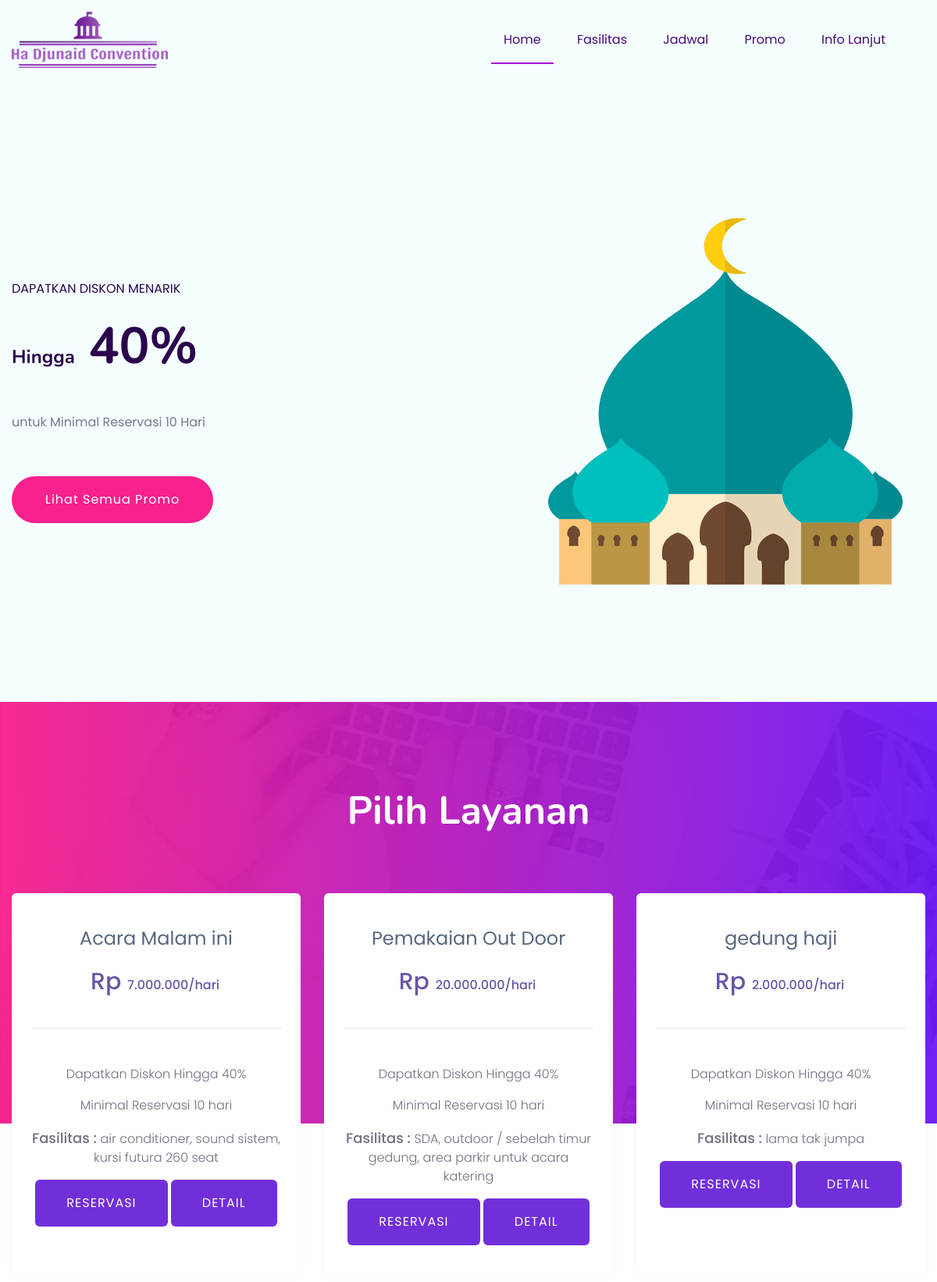
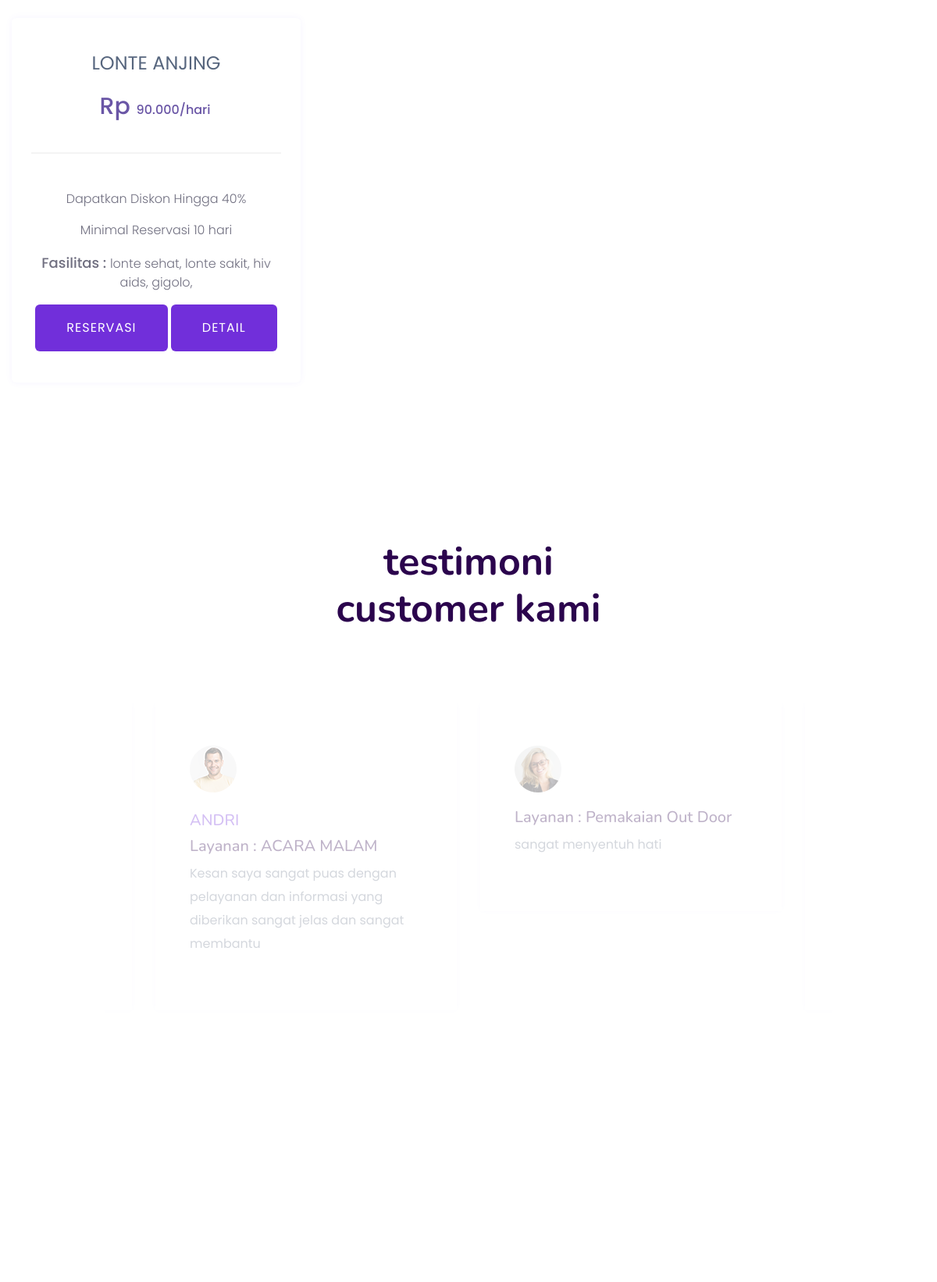
The page / (upper part) on the database its author committed (2 pictures, top to bottom).
### tables this page shows
CREATE TABLE `diskon` (
  `id_diskon` int(11) NOT NULL,
  `nama_diskon` varchar(30) NOT NULL,
  `hari` int(11) NOT NULL,
  `diskon` int(11) NOT NULL,
  `keterangan` varchar(100) NOT NULL
);

CREATE TABLE `layanan` (
  `id_layanan` int(11) NOT NULL,
  `nama_layanan` varchar(50) NOT NULL,
  `harga_reservasi` int(11) NOT NULL,
  `fasilitas` text NOT NULL,
  `gambar` varchar(100) NOT NULL,
  `deskripsi` text NOT NULL
);

CREATE TABLE `testimoni` (
  `id_testimoni` int(11) NOT NULL,
  `id_pelanggan` int(11) NOT NULL,
  `testi` text NOT NULL
);

### application/controllers/User.php (called while the page is built, shortened)
<?php
class User extends CI_Controller {
	public function index(){
		$data['nav'] ='home';
		$data['diskon'] = $this->db->query("SELECT * FROM diskon order by diskon desc limit 1")->row_array();
		$data['layanan'] = $this->db->query("SELECT * FROM layanan")->result();
		$data['testi'] = $this->db->query("SELECT * from testimoni t join pelanggan p on p.id_pelanggan = t.id_pelanggan join layanan g on g.id_layanan = p.id_layanan order by id_testimoni desc limit 8")->result();
		$this->load->view('user/template/header',$data);
		$this->load->view('user/depan',$data);
		$this->load->view('user/template/footer');
	}
}

### index.php (called while the page is built, shortened)
<?php
require_once BASEPATH.'core/CodeIgniter.php';

### application/views/user/depan.php (the view, shortened to what this page needs)
 <main>
    <div class="slider-area ">
        <div class="slider-active">
            <div class="single-slider slider-height slider-padding sky-blue d-flex align-items-center">
                <div class="container">
                    <div class="row d-flex align-items-center">
                        <div class="col-lg-6 col-md-9 ">
                            <div class="hero__caption">
                                <span data-animation="fadeInUp" data-delay=".4s">Dapatkan Diskon Menarik</span>
                                <h1 data-animation="fadeInUp" data-delay=".6s"><span style="font-size: 24px; text-transform:capitalize;">hingga</span> <?php echo $diskon['diskon'] ?>%</h1>
                                <p data-animation="fadeInUp" data-delay=".8s">untuk Minimal Reservasi <?php echo $diskon['hari'] ?> Hari</p>
                                <div class="slider-btns">
                                    <a data-animation="fadeInLeft" data-delay="1.0s" href="<?php echo base_url('user/paket') ?>" class="btn radius-btn">Lihat Semua Promo</a>
                                </div>
                            </div>
                        </div>
                        <div class="col-lg-6">
                            <div class="hero__img d-none d-lg-block f-right" data-animation="fadeInRight" data-delay="1s">
                                <img src="<?php echo base_url('assets/') ?>assets/img/hero/building.png" alt="">
                            </div>
                        </div>
                    </div>
                </div>
            </div>
        </div>
    </div>
    <section class="best-pricing pricing-padding" data-background="<?php echo base_url('assets/') ?>assets/img/gallery/best_pricingbg.jpg">
        <div class="container">
            <div class="row d-flex justify-content-center">
                <div class="col-lg-6 col-md-8">
                    <div class="section-tittle section-tittle2 text-center">
                        <h2>Pilih Layanan</h2>
                    </div>
                </div>
            </div>
        </div>
    </section>
    <div class="pricing-card-area">
        <div class="container">
            <div class="row">
                <?php
                foreach ($layanan as $d) :
                   $harga = number_format($d->harga_reservasi,0,'.','.'); ?>
                   <div class="col-xl-4 col-lg-4 col-md-6" style="display: flex; flex-wrap:wrap">
                    <div class="single-card text-center mb-30" style="width: 100%">
                        <div class="card-top">
                            <span><?= $d->nama_layanan ?></span>
                            <h4 style="font-size: 30px">Rp <span><?= $harga ?></span><span>/hari</span></h4>
                        </div>
                        <div class="card-bottom">
                            <ul>
                                <li>Dapatkan Diskon Hingga <?php echo $diskon['diskon'] ?>%</li>
                                <li>Minimal Reservasi <?php echo $diskon['hari'] ?> hari</li>
                                <li><span style="font-size: 18px; font-weight:500">Fasilitas : </span><?php echo $d->fasilitas ?></li>
                            <a href="<?php echo base_url('user/reservasi/'.$d->id_layanan) ?>" class="btn card-btn1">Reservasi</a>
                             <a href="<?php echo base_url('user/layanan2/'.$d->id_layanan) ?>" class="btn card-btn1">Detail</a>
                        </div>
                    </div>
                </div>
            <?php endforeach ?>
        </div>
    </div>
</div>
<div class="our-customer section-padd-top30">
    <div class="container-fluid">
        <div class="our-customer-wrapper">
            <div class="row d-flex justify-content-center">
                <div class="col-xl-8">
                    <div class="section-tittle text-center">
                        <h2>testimoni<br> customer kami</h2>
                    </div>
                </div>
            </div>
            <div class="row">
                <div class="col-12">
                    <div class="customar-active dot-style d-flex dot-style">
                     <?php foreach ($testi as $t) {
                       ?>
                       <div class="single-customer mb-100">
                        <div class="what-img">
                            <img src="<?php echo base_url('assets/') ?>assets/img/shape/man1.png" alt="">
                        </div>
                        <div class="what-cap">
                            <h5>Layanan : <?php echo $t->nama_layanan ?></h5>
                            <p><?php echo $t->testi ?></p>
                        </div>
                    </div>
                <?php } ?>
                <div class="single-customer mb-100">
                </div>
                 <div class="single-customer mb-100">
                    <div class="what-img">
                        <img src="<?php echo base_url('assets/') ?>assets/img/shape/man2.png" alt="">
                    </div>
                    <div class="what-cap">
                        <h4><a href="#">ANDRI</a></h4>
                          <h5>Layanan : ACARA MALAM</h5>
                        <p>Kesan saya sangat puas dengan pelayanan dan informasi yang diberikan sangat jelas dan sangat membantu</p>
                    </div>
                </div>
            </div>
        </div>
    </div>
</div>
</div>
</div>
    </main>

### rows shown on the page
diskon: diskon "40", hari "10"
layanan: nama_layanan "Acara Malam ini", harga_reservasi "7.000.000", fasilitas "air conditioner, sound sistem, kursi futura 260 seat"
layanan: nama_layanan "Pemakaian Out Door", harga_reservasi "20.000.000", fasilitas "SDA, outdoor / sebelah timur gedung, area parkir untuk acara katering"
layanan: nama_layanan "gedung haji", harga_reservasi "2.000.000", fasilitas "lama tak jumpa"
layanan: nama_layanan "LONTE ANJING", harga_reservasi "90.000", fasilitas "lonte sehat, lonte sakit, hiv aids, gigolo,"
testimoni: layanan.nama_layanan "Pemakaian Out Door", testi "sangat menyentuh hati"
